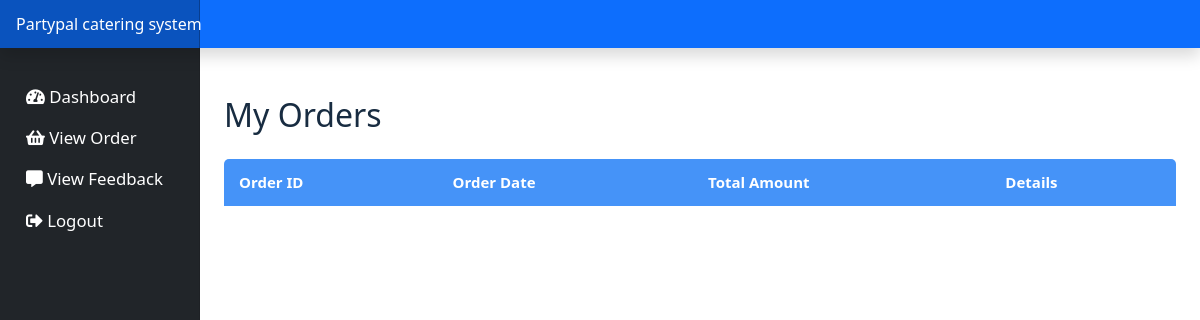
Before: /customer/customer_order.php (signed in) with the older database file.
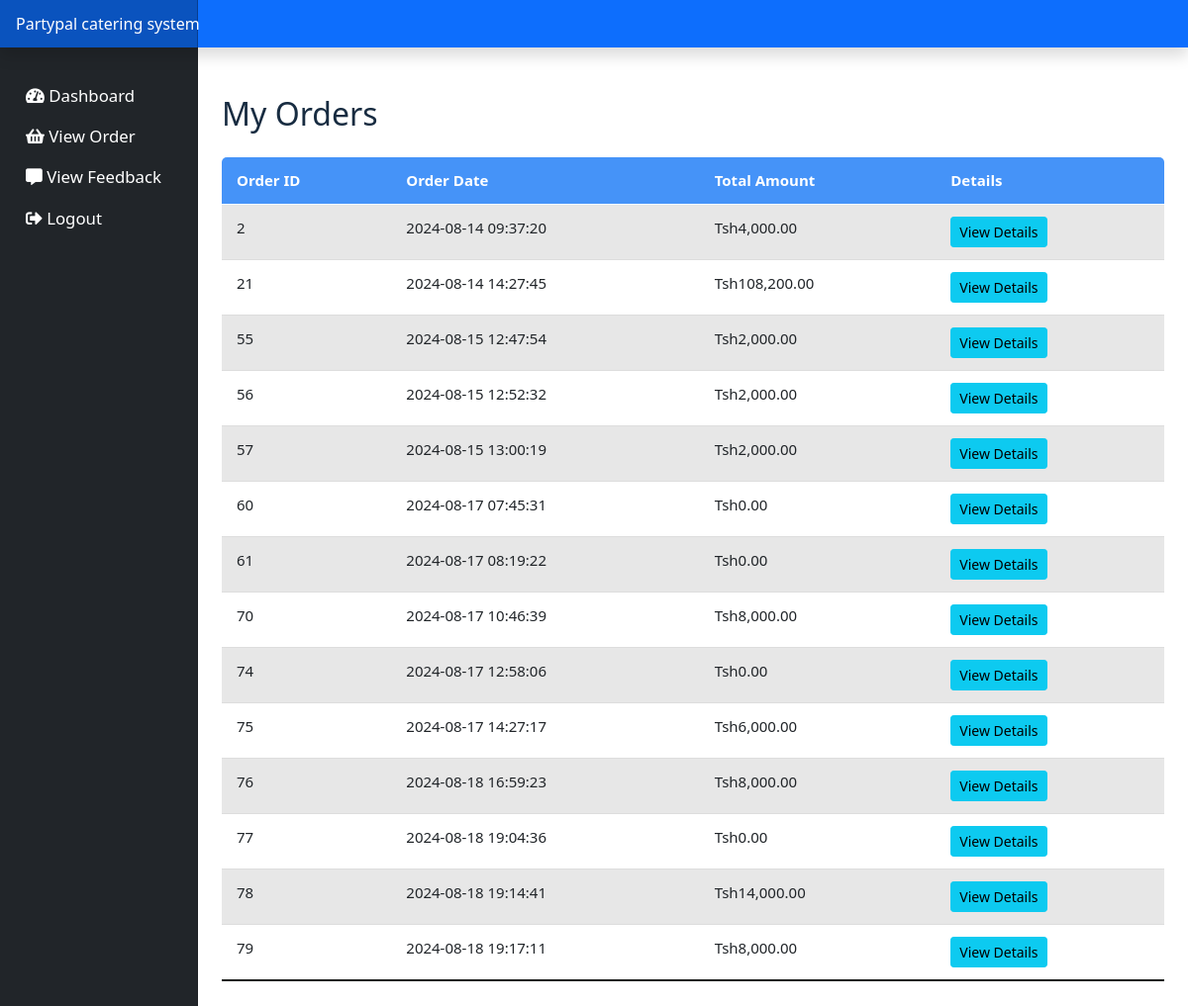
After: the same page with the newer database file.
### tables this page shows
CREATE TABLE `orders` (
  `OrderID` int(11) NOT NULL,
  `CustomerID` int(11) NOT NULL,
  `OrderDate` timestamp NOT NULL DEFAULT current_timestamp(),
  `totalPrice` decimal(10,2) NOT NULL,
  `quantity` int(11) NOT NULL,
  `Status` enum('pending','Received','','') NOT NULL DEFAULT 'pending',
  `paymentStatus` enum('paid','unpaid','','') NOT NULL DEFAULT 'unpaid'
);

### customer/customer_order.php (the view, shortened to what this page needs)
<?php
include_once("connection.php");
$customerEmail = $_SESSION['email'];
$query = "SELECT CustomerID FROM customer WHERE email = :email";
$stmt = $conn->prepare($query);
$stmt->bindParam(':email', $customerEmail, PDO::PARAM_STR);
$stmt->execute();
$customer = $stmt->fetch(PDO::FETCH_ASSOC);
$customerID = $customer['CustomerID'];
$query = "SELECT o.OrderID, o.OrderDate, SUM(of.quantity * f.price) AS TotalAmount
          FROM orders o
          JOIN orderfood of ON o.OrderID = of.OrderID
          JOIN food f ON of.FoodID = f.FoodID
          WHERE o.CustomerID = :customerID
          GROUP BY o.OrderID, o.OrderDate";
$stmt = $conn->prepare($query);
$stmt->bindParam(':customerID', $customerID, PDO::PARAM_INT);
$stmt->execute();
$orders = $stmt->fetchAll(PDO::FETCH_ASSOC);
?>
<!doctype html>
<html lang="en">
<head>
    <link href="assets/dist/css/bootstrap.min.css" rel="stylesheet">
    <link href="assets/dashboard.css" rel="stylesheet">
</head>
<body>
<?php include_once('header.php'); ?>
    <div class="container-fluid">
        <div class="row">
            <?php include_once('sidenav.php'); ?>
            <main class="col-md-9 ms-sm-auto col-lg-10 px-md-4">
                <h2 class="mt-5">My Orders</h2>
                <table class="table table-striped">
                    <thead>
                        <tr>
                            <th>Order ID</th>
                            <th>Order Date</th>
                            <th>Total Amount</th>
                            <th>Details</th>
                        </tr>
                    </thead>
                    <tbody>
                <?php foreach ($orders as $order): ?>
                    <tr>
                        <td><?php echo htmlspecialchars($order['OrderID']); ?></td>
                        <td><?php echo htmlspecialchars($order['OrderDate']); ?></td>
                        <td>Tsh<?php echo number_format($order['TotalAmount'], 2); ?></td>
                        <td><a href="order_details.php?OrderID=<?php echo urlencode($order['OrderID']); ?>" class="btn btn-info btn-sm">View Details</a></td>
                    </tr>
                <?php endforeach; ?>
            </tbody>
        </table>
    </div>
</body>
</html>

Changed rows visible on the page:
added orders: OrderID "2", OrderDate "2024-08-14 09:37:20", TotalAmount "4,000.00"
added orders: OrderID "21", OrderDate "2024-08-14 14:27:45", TotalAmount "108,200.00"
added orders: OrderID "55", OrderDate "2024-08-15 12:47:54", TotalAmount "2,000.00"
added orders: OrderID "56", OrderDate "2024-08-15 12:52:32", TotalAmount "2,000.00"
added orders: OrderID "57", OrderDate "2024-08-15 13:00:19", TotalAmount "2,000.00"
added orders: OrderID "60", OrderDate "2024-08-17 07:45:31", TotalAmount "0.00"
added orders: OrderID "61", OrderDate "2024-08-17 08:19:22", TotalAmount "0.00"
added orders: OrderID "70", OrderDate "2024-08-17 10:46:39", TotalAmount "8,000.00"
added orders: OrderID "74", OrderDate "2024-08-17 12:58:06", TotalAmount "0.00"
added orders: OrderID "75", OrderDate "2024-08-17 14:27:17", TotalAmount "6,000.00"
added orders: OrderID "76", OrderDate "2024-08-18 16:59:23", TotalAmount "8,000.00"
added orders: OrderID "77", OrderDate "2024-08-18 19:04:36", TotalAmount "0.00"
added orders: OrderID "78", OrderDate "2024-08-18 19:14:41", TotalAmount "14,000.00"
added orders: OrderID "79", OrderDate "2024-08-18 19:17:11", TotalAmount "8,000.00"
